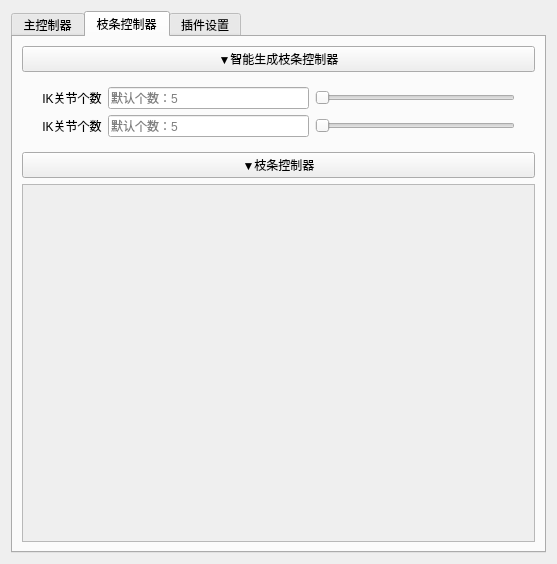
<?xml version="1.0" encoding="UTF-8"?>
<ui version="4.0">
 <class>Main_Win</class>
 <widget class="QWidget" name="Main_Win">
  <property name="geometry">
   <rect>
    <x>0</x>
    <y>0</y>
    <width>557</width>
    <height>564</height>
   </rect>
  </property>
  <property name="minimumSize">
   <size>
    <width>450</width>
    <height>500</height>
   </size>
  </property>
  <property name="contextMenuPolicy">
   <enum>Qt::NoContextMenu</enum>
  </property>
  <property name="acceptDrops">
   <bool>false</bool>
  </property>
  <property name="windowTitle">
   <string>藤蔓生长快速绑定工具</string>
  </property>
  <layout class="QVBoxLayout" name="verticalLayout_4">
   <item>
    <widget class="QTabWidget" name="Tab_Widget">
     <property name="enabled">
      <bool>true</bool>
     </property>
     <property name="currentIndex">
      <number>1</number>
     </property>
     <widget class="QWidget" name="tab">
      <attribute name="title">
       <string>主控制器</string>
      </attribute>
      <layout class="QVBoxLayout" name="verticalLayout_2">
       <item>
        <widget class="QScrollArea" name="scrollArea">
         <property name="widgetResizable">
          <bool>true</bool>
         </property>
         <widget class="QWidget" name="scrollAreaWidgetContents_4">
          <property name="geometry">
           <rect>
            <x>0</x>
            <y>-278</y>
            <width>496</width>
            <height>799</height>
           </rect>
          </property>
          <layout class="QVBoxLayout" name="verticalLayout_6">
           <item>
            <widget class="QPushButton" name="Rig_Obj_Toggle">
             <property name="text">
              <string>▼获取绑定物体</string>
             </property>
            </widget>
           </item>
           <item>
            <widget class="QWidget" name="Rig_Obj_Layout" native="true">
             <layout class="QHBoxLayout" name="_3">
              <property name="leftMargin">
               <number>20</number>
              </property>
              <property name="rightMargin">
               <number>20</number>
              </property>
              <item>
               <widget class="QPushButton" name="Rig_Obj_GetBtn">
                <property name="maximumSize">
                 <size>
                  <width>48</width>
                  <height>16777215</height>
                 </size>
                </property>
                <property name="text">
                 <string>绑定物体</string>
                </property>
               </widget>
              </item>
              <item>
               <widget class="QLabel" name="Rig_Obj_Label">
                <property name="text">
                 <string>绑定物体</string>
                </property>
                <property name="alignment">
                 <set>Qt::AlignCenter</set>
                </property>
               </widget>
              </item>
              <item>
               <widget class="QLineEdit" name="Rig_Obj_Text">
                <property name="readOnly">
                 <bool>true</bool>
                </property>
               </widget>
              </item>
              <item>
               <widget class="QPushButton" name="Rig_Obj_Btn">
                <property name="maximumSize">
                 <size>
                  <width>40</width>
                  <height>16777215</height>
                 </size>
                </property>
                <property name="text">
                 <string>&lt;&lt;&lt;</string>
                </property>
               </widget>
              </item>
             </layout>
            </widget>
           </item>
           <item>
            <widget class="QPushButton" name="Loc_Generate_Toggle">
             <property name="font">
              <font>
               <weight>75</weight>
               <bold>true</bold>
              </font>
             </property>
             <property name="text">
              <string>▼自动生成绑定参考节点</string>
             </property>
            </widget>
           </item>
           <item>
            <widget class="QWidget" name="Auto_Generate_Layout" native="true">
             <layout class="QVBoxLayout" name="_2">
              <property name="leftMargin">
               <number>20</number>
              </property>
              <property name="rightMargin">
               <number>20</number>
              </property>
              <item>
               <layout class="QHBoxLayout" name="horizontalLayout">
                <item>
                 <widget class="QRadioButton" name="X_RadioButton">
                  <property name="text">
                   <string>X</string>
                  </property>
                 </widget>
                </item>
                <item>
                 <widget class="QRadioButton" name="Y_RadioButton">
                  <property name="text">
                   <string>Y</string>
                  </property>
                  <property name="checked">
                   <bool>true</bool>
                  </property>
                 </widget>
                </item>
                <item>
                 <widget class="QRadioButton" name="Z_RadioButton">
                  <property name="text">
                   <string>Z</string>
                  </property>
                 </widget>
                </item>
               </layout>
              </item>
              <item>
               <widget class="QPushButton" name="Loc_Generate_Btn">
                <property name="styleSheet">
                 <string notr="true">background-color:rgb(117, 175, 0)</string>
                </property>
                <property name="text">
                 <string>自动获取</string>
                </property>
               </widget>
              </item>
             </layout>
            </widget>
           </item>
           <item>
            <widget class="QPushButton" name="JNT_Setting_Toggle">
             <property name="text">
              <string>▼设置绑定参考节点</string>
             </property>
            </widget>
           </item>
           <item>
            <widget class="QWidget" name="JNT_Setting_Layout" native="true">
             <layout class="QGridLayout" name="gridLayout">
              <property name="leftMargin">
               <number>20</number>
              </property>
              <property name="rightMargin">
               <number>20</number>
              </property>
              <item row="0" column="0" rowspan="2">
               <widget class="QPushButton" name="Switch_Btn">
                <property name="minimumSize">
                 <size>
                  <width>0</width>
                  <height>50</height>
                 </size>
                </property>
                <property name="maximumSize">
                 <size>
                  <width>40</width>
                  <height>16777215</height>
                 </size>
                </property>
                <property name="font">
                 <font>
                  <pointsize>25</pointsize>
                  <weight>75</weight>
                  <bold>true</bold>
                 </font>
                </property>
                <property name="text">
                 <string>⇋</string>
                </property>
               </widget>
              </item>
              <item row="1" column="1">
               <layout class="QHBoxLayout" name="horizontalLayout_5">
                <item>
                 <widget class="QPushButton" name="End_JNT_GetBtn">
                  <property name="maximumSize">
                   <size>
                    <width>48</width>
                    <height>16777215</height>
                   </size>
                  </property>
                  <property name="text">
                   <string>结束节点</string>
                  </property>
                 </widget>
                </item>
                <item>
                 <widget class="QLabel" name="End_JNT_Label">
                  <property name="text">
                   <string>结束节点</string>
                  </property>
                  <property name="alignment">
                   <set>Qt::AlignCenter</set>
                  </property>
                 </widget>
                </item>
                <item>
                 <widget class="QLineEdit" name="End_JNT_Text">
                  <property name="enabled">
                   <bool>true</bool>
                  </property>
                  <property name="layoutDirection">
                   <enum>Qt::LeftToRight</enum>
                  </property>
                  <property name="dragEnabled">
                   <bool>false</bool>
                  </property>
                  <property name="readOnly">
                   <bool>true</bool>
                  </property>
                  <property name="placeholderText">
                   <string/>
                  </property>
                 </widget>
                </item>
                <item>
                 <widget class="QPushButton" name="End_JNT_Btn">
                  <property name="maximumSize">
                   <size>
                    <width>40</width>
                    <height>16777215</height>
                   </size>
                  </property>
                  <property name="text">
                   <string>&lt;&lt;&lt;</string>
                  </property>
                 </widget>
                </item>
               </layout>
              </item>
              <item row="0" column="1">
               <layout class="QHBoxLayout" name="horizontalLayout_4">
                <item>
                 <widget class="QPushButton" name="Start_JNT_GetBtn">
                  <property name="maximumSize">
                   <size>
                    <width>48</width>
                    <height>16777215</height>
                   </size>
                  </property>
                  <property name="text">
                   <string>起始节点</string>
                  </property>
                 </widget>
                </item>
                <item>
                 <widget class="QLabel" name="Start_JNT_Label">
                  <property name="text">
                   <string>起始节点</string>
                  </property>
                  <property name="alignment">
                   <set>Qt::AlignCenter</set>
                  </property>
                 </widget>
                </item>
                <item>
                 <widget class="QLineEdit" name="Start_JNT_Text">
                  <property name="readOnly">
                   <bool>true</bool>
                  </property>
                 </widget>
                </item>
                <item>
                 <widget class="QPushButton" name="Start_JNT_Btn">
                  <property name="maximumSize">
                   <size>
                    <width>40</width>
                    <height>16777215</height>
                   </size>
                  </property>
                  <property name="text">
                   <string>&lt;&lt;&lt;</string>
                  </property>
                 </widget>
                </item>
               </layout>
              </item>
              <item row="2" column="1">
               <widget class="QCheckBox" name="Delete_CheckBox">
                <property name="text">
                 <string>是否删除参考的绑定节点</string>
                </property>
                <property name="checked">
                 <bool>true</bool>
                </property>
               </widget>
              </item>
             </layout>
            </widget>
           </item>
           <item>
            <widget class="QPushButton" name="Rig_Generate_Toggle">
             <property name="text">
              <string>▼生成设置</string>
             </property>
            </widget>
           </item>
           <item>
            <widget class="QWidget" name="Rig_Generate_Layout" native="true">
             <layout class="QVBoxLayout" name="_5">
              <property name="leftMargin">
               <number>20</number>
              </property>
              <property name="rightMargin">
               <number>20</number>
              </property>
              <item>
               <layout class="QHBoxLayout" name="horizontalLayout_7">
                <item>
                 <widget class="QLabel" name="Main_JNT_Label">
                  <property name="text">
                   <string>主关节个数</string>
                  </property>
                  <property name="alignment">
                   <set>Qt::AlignCenter</set>
                  </property>
                 </widget>
                </item>
                <item>
                 <widget class="QLineEdit" name="Main_JNT_Num">
                  <property name="maximumSize">
                   <size>
                    <width>16777215</width>
                    <height>16777215</height>
                   </size>
                  </property>
                  <property name="alignment">
                   <set>Qt::AlignLeading|Qt::AlignLeft|Qt::AlignVCenter</set>
                  </property>
                  <property name="placeholderText">
                   <string>默认个数：20</string>
                  </property>
                 </widget>
                </item>
                <item>
                 <widget class="QSlider" name="Main_JNT_Slider">
                  <property name="minimum">
                   <number>3</number>
                  </property>
                  <property name="maximum">
                   <number>99</number>
                  </property>
                  <property name="orientation">
                   <enum>Qt::Horizontal</enum>
                  </property>
                 </widget>
                </item>
               </layout>
              </item>
              <item>
               <layout class="QHBoxLayout" name="horizontalLayout_9">
                <item>
                 <widget class="QLabel" name="IK_JNT_Label">
                  <property name="text">
                   <string>IK关节个数</string>
                  </property>
                  <property name="alignment">
                   <set>Qt::AlignCenter</set>
                  </property>
                 </widget>
                </item>
                <item>
                 <widget class="QLineEdit" name="IK_JNT_Num">
                  <property name="maximumSize">
                   <size>
                    <width>16777215</width>
                    <height>16777215</height>
                   </size>
                  </property>
                  <property name="placeholderText">
                   <string>默认个数：5</string>
                  </property>
                 </widget>
                </item>
                <item>
                 <widget class="QSlider" name="IK_JNT_Slider">
                  <property name="minimum">
                   <number>3</number>
                  </property>
                  <property name="maximum">
                   <number>99</number>
                  </property>
                  <property name="orientation">
                   <enum>Qt::Horizontal</enum>
                  </property>
                 </widget>
                </item>
               </layout>
              </item>
              <item>
               <layout class="QHBoxLayout" name="horizontalLayout_10">
                <item>
                 <widget class="QLabel" name="Curve_Span_Label">
                  <property name="text">
                   <string>曲线分段数</string>
                  </property>
                  <property name="alignment">
                   <set>Qt::AlignCenter</set>
                  </property>
                 </widget>
                </item>
                <item>
                 <widget class="QLineEdit" name="Curve_Span_Num">
                  <property name="maximumSize">
                   <size>
                    <width>16777215</width>
                    <height>16777215</height>
                   </size>
                  </property>
                  <property name="placeholderText">
                   <string>默认个数：15</string>
                  </property>
                 </widget>
                </item>
                <item>
                 <widget class="QSlider" name="Curve_Span_Slider">
                  <property name="minimum">
                   <number>3</number>
                  </property>
                  <property name="maximum">
                   <number>99</number>
                  </property>
                  <property name="orientation">
                   <enum>Qt::Horizontal</enum>
                  </property>
                 </widget>
                </item>
               </layout>
              </item>
             </layout>
            </widget>
           </item>
           <item>
            <widget class="QPushButton" name="Namespace_Toggle">
             <property name="text">
              <string>▼绑定节点命名</string>
             </property>
            </widget>
           </item>
           <item>
            <widget class="QWidget" name="Namespace_Toggle_Layout" native="true">
             <layout class="QVBoxLayout" name="verticalLayout">
              <property name="leftMargin">
               <number>20</number>
              </property>
              <property name="rightMargin">
               <number>20</number>
              </property>
              <item>
               <layout class="QHBoxLayout" name="horizontalLayout_8">
                <item>
                 <widget class="QLabel" name="Geo_Name_Label">
                  <property name="text">
                   <string>绑定总名称</string>
                  </property>
                  <property name="alignment">
                   <set>Qt::AlignCenter</set>
                  </property>
                 </widget>
                </item>
                <item>
                 <widget class="QLineEdit" name="Geo_Name_Text">
                  <property name="maximumSize">
                   <size>
                    <width>16777215</width>
                    <height>16777215</height>
                   </size>
                  </property>
                  <property name="alignment">
                   <set>Qt::AlignLeading|Qt::AlignLeft|Qt::AlignVCenter</set>
                  </property>
                  <property name="placeholderText">
                   <string>默认输出名称：TengMan</string>
                  </property>
                 </widget>
                </item>
               </layout>
              </item>
              <item>
               <layout class="QHBoxLayout" name="horizontalLayout_11">
                <item>
                 <widget class="QLabel" name="Main_JNT_Name_Label">
                  <property name="text">
                   <string>主关节节点名称</string>
                  </property>
                  <property name="alignment">
                   <set>Qt::AlignCenter</set>
                  </property>
                 </widget>
                </item>
                <item>
                 <widget class="QLineEdit" name="Main_JNT_Name_Text">
                  <property name="maximumSize">
                   <size>
                    <width>16777215</width>
                    <height>16777215</height>
                   </size>
                  </property>
                  <property name="placeholderText">
                   <string>默认输出名称：gan_joint</string>
                  </property>
                 </widget>
                </item>
               </layout>
              </item>
              <item>
               <layout class="QHBoxLayout" name="horizontalLayout_15">
                <item>
                 <widget class="QLabel" name="IK_JNT_Name_Label">
                  <property name="text">
                   <string>IK关节节点名称</string>
                  </property>
                  <property name="alignment">
                   <set>Qt::AlignCenter</set>
                  </property>
                 </widget>
                </item>
                <item>
                 <widget class="QLineEdit" name="IK_JNT_Name_Text">
                  <property name="maximumSize">
                   <size>
                    <width>16777215</width>
                    <height>16777215</height>
                   </size>
                  </property>
                  <property name="placeholderText">
                   <string>默认输出名称：ganJoint</string>
                  </property>
                 </widget>
                </item>
               </layout>
              </item>
              <item>
               <layout class="QHBoxLayout" name="horizontalLayout_13">
                <item>
                 <widget class="QLabel" name="Curve_Name_Label">
                  <property name="text">
                   <string>曲线名称</string>
                  </property>
                  <property name="alignment">
                   <set>Qt::AlignCenter</set>
                  </property>
                 </widget>
                </item>
                <item>
                 <widget class="QLineEdit" name="Curve_Name_Text">
                  <property name="maximumSize">
                   <size>
                    <width>16777215</width>
                    <height>16777215</height>
                   </size>
                  </property>
                  <property name="placeholderText">
                   <string>默认输出名称：gan</string>
                  </property>
                 </widget>
                </item>
               </layout>
              </item>
              <item>
               <layout class="QHBoxLayout" name="horizontalLayout_12">
                <item>
                 <widget class="QLabel" name="IK_CTRL_Name_Label">
                  <property name="text">
                   <string>IK关节控制器名称</string>
                  </property>
                  <property name="alignment">
                   <set>Qt::AlignCenter</set>
                  </property>
                 </widget>
                </item>
                <item>
                 <widget class="QLineEdit" name="IK_CTRL_Name_Text">
                  <property name="maximumSize">
                   <size>
                    <width>16777215</width>
                    <height>16777215</height>
                   </size>
                  </property>
                  <property name="placeholderText">
                   <string>默认输出名称：gan_ctrl</string>
                  </property>
                 </widget>
                </item>
                <item>
                 <widget class="QPushButton" name="IK_CTRL_ColorBtn">
                  <property name="enabled">
                   <bool>true</bool>
                  </property>
                  <property name="minimumSize">
                   <size>
                    <width>0</width>
                    <height>0</height>
                   </size>
                  </property>
                  <property name="maximumSize">
                   <size>
                    <width>20</width>
                    <height>16777215</height>
                   </size>
                  </property>
                  <property name="styleSheet">
                   <string notr="true">background-color:rgb(255, 255, 0);</string>
                  </property>
                  <property name="text">
                   <string/>
                  </property>
                 </widget>
                </item>
                <item>
                 <widget class="QSlider" name="IK_CTRL_ColorSlider">
                  <property name="maximum">
                   <number>30</number>
                  </property>
                  <property name="value">
                   <number>17</number>
                  </property>
                  <property name="orientation">
                   <enum>Qt::Horizontal</enum>
                  </property>
                 </widget>
                </item>
               </layout>
              </item>
              <item>
               <layout class="QHBoxLayout" name="horizontalLayout_14">
                <item>
                 <widget class="QLabel" name="Start_Ctrl_Label">
                  <property name="text">
                   <string>起始主控制器名称</string>
                  </property>
                  <property name="alignment">
                   <set>Qt::AlignCenter</set>
                  </property>
                 </widget>
                </item>
                <item>
                 <widget class="QLineEdit" name="Start_Ctrl_Text">
                  <property name="maximumSize">
                   <size>
                    <width>16777215</width>
                    <height>16777215</height>
                   </size>
                  </property>
                  <property name="placeholderText">
                   <string>默认输出名称：main2</string>
                  </property>
                 </widget>
                </item>
                <item>
                 <widget class="QPushButton" name="Start_Ctrl_ColorBtn">
                  <property name="minimumSize">
                   <size>
                    <width>0</width>
                    <height>0</height>
                   </size>
                  </property>
                  <property name="maximumSize">
                   <size>
                    <width>20</width>
                    <height>16777215</height>
                   </size>
                  </property>
                  <property name="styleSheet">
                   <string notr="true">background-color:rgb(0, 255, 255);</string>
                  </property>
                  <property name="text">
                   <string/>
                  </property>
                 </widget>
                </item>
                <item>
                 <widget class="QSlider" name="Start_Ctrl_ColorSlider">
                  <property name="maximum">
                   <number>30</number>
                  </property>
                  <property name="value">
                   <number>20</number>
                  </property>
                  <property name="orientation">
                   <enum>Qt::Horizontal</enum>
                  </property>
                 </widget>
                </item>
               </layout>
              </item>
              <item>
               <layout class="QHBoxLayout" name="horizontalLayout_16">
                <item>
                 <widget class="QLabel" name="End_IK_Label">
                  <property name="text">
                   <string>结束主控制器名称</string>
                  </property>
                  <property name="alignment">
                   <set>Qt::AlignCenter</set>
                  </property>
                 </widget>
                </item>
                <item>
                 <widget class="QLineEdit" name="End_IK_Text">
                  <property name="maximumSize">
                   <size>
                    <width>16777215</width>
                    <height>16777215</height>
                   </size>
                  </property>
                  <property name="placeholderText">
                   <string>默认输出名称：main</string>
                  </property>
                 </widget>
                </item>
                <item>
                 <widget class="QPushButton" name="End_IK_ColorBtn">
                  <property name="minimumSize">
                   <size>
                    <width>0</width>
                    <height>0</height>
                   </size>
                  </property>
                  <property name="maximumSize">
                   <size>
                    <width>20</width>
                    <height>16777215</height>
                   </size>
                  </property>
                  <property name="styleSheet">
                   <string notr="true">background-color:rgb(255, 0, 0);</string>
                  </property>
                  <property name="text">
                   <string/>
                  </property>
                 </widget>
                </item>
                <item>
                 <widget class="QSlider" name="End_IK_ColorSlider">
                  <property name="maximum">
                   <number>30</number>
                  </property>
                  <property name="value">
                   <number>14</number>
                  </property>
                  <property name="orientation">
                   <enum>Qt::Horizontal</enum>
                  </property>
                 </widget>
                </item>
               </layout>
              </item>
              <item>
               <layout class="QHBoxLayout" name="horizontalLayout_17">
                <item>
                 <widget class="QLabel" name="Character_Ctrl_Label">
                  <property name="text">
                   <string>全局主控制器名称</string>
                  </property>
                  <property name="alignment">
                   <set>Qt::AlignCenter</set>
                  </property>
                 </widget>
                </item>
                <item>
                 <widget class="QLineEdit" name="Character_Ctrl_Text">
                  <property name="maximumSize">
                   <size>
                    <width>16777215</width>
                    <height>16777215</height>
                   </size>
                  </property>
                  <property name="placeholderText">
                   <string>默认输出名称：Character</string>
                  </property>
                 </widget>
                </item>
                <item>
                 <widget class="QPushButton" name="Character_Ctrl_ColorBtn">
                  <property name="minimumSize">
                   <size>
                    <width>0</width>
                    <height>0</height>
                   </size>
                  </property>
                  <property name="maximumSize">
                   <size>
                    <width>20</width>
                    <height>16777215</height>
                   </size>
                  </property>
                  <property name="autoFillBackground">
                   <bool>false</bool>
                  </property>
                  <property name="styleSheet">
                   <string notr="true">background-color:rgb(170, 255, 0);</string>
                  </property>
                  <property name="text">
                   <string/>
                  </property>
                 </widget>
                </item>
                <item>
                 <widget class="QSlider" name="Character_Ctrl_ColorSlider">
                  <property name="maximum">
                   <number>31</number>
                  </property>
                  <property name="value">
                   <number>15</number>
                  </property>
                  <property name="orientation">
                   <enum>Qt::Horizontal</enum>
                  </property>
                 </widget>
                </item>
               </layout>
              </item>
             </layout>
            </widget>
           </item>
           <item>
            <layout class="QVBoxLayout" name="verticalLayout_8">
             <item>
              <widget class="QPushButton" name="Rig_Generate_Btn">
               <property name="styleSheet">
                <string notr="true">background-color:rgb(117, 175, 0)</string>
               </property>
               <property name="text">
                <string>一键生成</string>
               </property>
              </widget>
             </item>
             <item>
              <widget class="QPushButton" name="Rig_Back_Btn">
               <property name="enabled">
                <bool>false</bool>
               </property>
               <property name="styleSheet">
                <string notr="true">background-color:rgb(117, 175, 0)</string>
               </property>
               <property name="text">
                <string>一键还原</string>
               </property>
              </widget>
             </item>
            </layout>
           </item>
           <item>
            <spacer name="verticalSpacer_2">
             <property name="orientation">
              <enum>Qt::Vertical</enum>
             </property>
             <property name="sizeHint" stdset="0">
              <size>
               <width>20</width>
               <height>40</height>
              </size>
             </property>
            </spacer>
           </item>
          </layout>
         </widget>
        </widget>
       </item>
      </layout>
     </widget>
     <widget class="QWidget" name="tab_2">
      <attribute name="title">
       <string>枝条控制器</string>
      </attribute>
      <layout class="QGridLayout" name="gridLayout_2">
       <item row="2" column="0">
        <widget class="QPushButton" name="pushButton">
         <property name="text">
          <string>▼枝条控制器</string>
         </property>
        </widget>
       </item>
       <item row="3" column="0">
        <widget class="QScrollArea" name="scrollArea_2">
         <property name="widgetResizable">
          <bool>true</bool>
         </property>
         <widget class="QWidget" name="scrollAreaWidgetContents">
          <property name="geometry">
           <rect>
            <x>0</x>
            <y>0</y>
            <width>513</width>
            <height>369</height>
           </rect>
          </property>
         </widget>
        </widget>
       </item>
       <item row="0" column="0">
        <widget class="QPushButton" name="pushButton_2">
         <property name="text">
          <string>▼智能生成枝条控制器</string>
         </property>
        </widget>
       </item>
       <item row="1" column="0">
        <widget class="QWidget" name="verticalWidget" native="true">
         <layout class="QVBoxLayout" name="verticalLayout_3">
          <property name="leftMargin">
           <number>20</number>
          </property>
          <property name="topMargin">
           <number>9</number>
          </property>
          <property name="rightMargin">
           <number>20</number>
          </property>
          <property name="bottomMargin">
           <number>9</number>
          </property>
          <item>
           <layout class="QHBoxLayout" name="horizontalLayout_20">
            <item>
             <widget class="QLabel" name="IK_JNT_Label_2">
              <property name="text">
               <string>IK关节个数</string>
              </property>
              <property name="alignment">
               <set>Qt::AlignCenter</set>
              </property>
             </widget>
            </item>
            <item>
             <widget class="QLineEdit" name="IK_JNT_Num_2">
              <property name="maximumSize">
               <size>
                <width>16777215</width>
                <height>16777215</height>
               </size>
              </property>
              <property name="placeholderText">
               <string>默认个数：5</string>
              </property>
             </widget>
            </item>
            <item>
             <widget class="QSlider" name="IK_JNT_Slider_2">
              <property name="minimum">
               <number>3</number>
              </property>
              <property name="maximum">
               <number>99</number>
              </property>
              <property name="orientation">
               <enum>Qt::Horizontal</enum>
              </property>
             </widget>
            </item>
           </layout>
          </item>
          <item>
           <layout class="QHBoxLayout" name="horizontalLayout_21">
            <item>
             <widget class="QLabel" name="IK_JNT_Label_3">
              <property name="text">
               <string>IK关节个数</string>
              </property>
              <property name="alignment">
               <set>Qt::AlignCenter</set>
              </property>
             </widget>
            </item>
            <item>
             <widget class="QLineEdit" name="IK_JNT_Num_3">
              <property name="maximumSize">
               <size>
                <width>16777215</width>
                <height>16777215</height>
               </size>
              </property>
              <property name="placeholderText">
               <string>默认个数：5</string>
              </property>
             </widget>
            </item>
            <item>
             <widget class="QSlider" name="IK_JNT_Slider_3">
              <property name="minimum">
               <number>3</number>
              </property>
              <property name="maximum">
               <number>99</number>
              </property>
              <property name="orientation">
               <enum>Qt::Horizontal</enum>
              </property>
             </widget>
            </item>
           </layout>
          </item>
         </layout>
        </widget>
       </item>
      </layout>
     </widget>
     <widget class="QWidget" name="tab_5">
      <attribute name="title">
       <string>插件设置</string>
      </attribute>
      <layout class="QVBoxLayout" name="verticalLayout_9">
       <item>
        <widget class="QScrollArea" name="scrollArea_3">
         <property name="widgetResizable">
          <bool>true</bool>
         </property>
         <widget class="QWidget" name="scrollAreaWidgetContents_5">
          <property name="geometry">
           <rect>
            <x>0</x>
            <y>0</y>
            <width>525</width>
            <height>501</height>
           </rect>
          </property>
          <layout class="QVBoxLayout" name="verticalLayout_10">
           <item>
            <widget class="QPushButton" name="Window_Setting_Toggle">
             <property name="text">
              <string>▼窗口设置</string>
             </property>
            </widget>
           </item>
           <item>
            <widget class="QWidget" name="Window_Setting_Layout" native="true">
             <layout class="QHBoxLayout" name="horizontalLayout_3">
              <property name="leftMargin">
               <number>20</number>
              </property>
              <property name="rightMargin">
               <number>20</number>
              </property>
              <item>
               <widget class="QPushButton" name="Dock_Btn">
                <property name="text">
                 <string>dock</string>
                </property>
               </widget>
              </item>
              <item>
               <widget class="QPushButton" name="Undock_Btn">
                <property name="text">
                 <string>undock</string>
                </property>
               </widget>
              </item>
              <item>
               <widget class="QPushButton" name="Workspace_Btn">
                <property name="text">
                 <string>workspace</string>
                </property>
               </widget>
              </item>
             </layout>
            </widget>
           </item>
           <item>
            <widget class="QPushButton" name="Attribute_Setting_Toggle">
             <property name="font">
              <font>
               <weight>50</weight>
               <bold>false</bold>
              </font>
             </property>
             <property name="text">
              <string>▼设置记录</string>
             </property>
            </widget>
           </item>
           <item>
            <widget class="QWidget" name="Attribute_Setting_Layout" native="true">
             <layout class="QVBoxLayout" name="verticalLayout_11">
              <property name="leftMargin">
               <number>20</number>
              </property>
              <property name="topMargin">
               <number>9</number>
              </property>
              <property name="rightMargin">
               <number>20</number>
              </property>
              <property name="bottomMargin">
               <number>9</number>
              </property>
              <item>
               <widget class="QPushButton" name="Default_Setting_Btn">
                <property name="text">
                 <string>还原默认设置</string>
                </property>
               </widget>
              </item>
              <item>
               <widget class="Line" name="line">
                <property name="orientation">
                 <enum>Qt::Horizontal</enum>
                </property>
               </widget>
              </item>
              <item>
               <layout class="QHBoxLayout" name="horizontalLayout_30">
                <item>
                 <widget class="QPushButton" name="Save_Path_GetBtn">
                  <property name="text">
                   <string>保存路径</string>
                  </property>
                 </widget>
                </item>
                <item>
                 <widget class="QLabel" name="Save_Path_Label">
                  <property name="text">
                   <string>保存路径</string>
                  </property>
                 </widget>
                </item>
                <item>
                 <widget class="QLineEdit" name="Save_Path_Text"/>
                </item>
                <item>
                 <widget class="QPushButton" name="Pick_Save_Path_Btn">
                  <property name="text">
                   <string>选择路径</string>
                  </property>
                 </widget>
                </item>
               </layout>
              </item>
              <item>
               <widget class="QPushButton" name="Save_Path_Btn">
                <property name="text">
                 <string>保存当前设置</string>
                </property>
               </widget>
              </item>
              <item>
               <layout class="QHBoxLayout" name="horizontalLayout_31">
                <item>
                 <widget class="QPushButton" name="Load_Path_GetBtn">
                  <property name="text">
                   <string>读取路径</string>
                  </property>
                 </widget>
                </item>
                <item>
                 <widget class="QLabel" name="Load_Path_Label">
                  <property name="text">
                   <string>读取路径</string>
                  </property>
                 </widget>
                </item>
                <item>
                 <widget class="QLineEdit" name="Load_Path_Text"/>
                </item>
                <item>
                 <widget class="QPushButton" name="Pick_Load_Path_Btn">
                  <property name="text">
                   <string>选择路径</string>
                  </property>
                 </widget>
                </item>
               </layout>
              </item>
              <item>
               <widget class="QPushButton" name="Load_Path_Btn">
                <property name="text">
                 <string>一键读取设置</string>
                </property>
               </widget>
              </item>
             </layout>
            </widget>
           </item>
           <item>
            <spacer name="verticalSpacer">
             <property name="orientation">
              <enum>Qt::Vertical</enum>
             </property>
             <property name="sizeHint" stdset="0">
              <size>
               <width>392</width>
               <height>155</height>
              </size>
             </property>
            </spacer>
           </item>
          </layout>
         </widget>
        </widget>
       </item>
      </layout>
     </widget>
    </widget>
   </item>
  </layout>
 </widget>
 <resources/>
 <connections/>
</ui>
